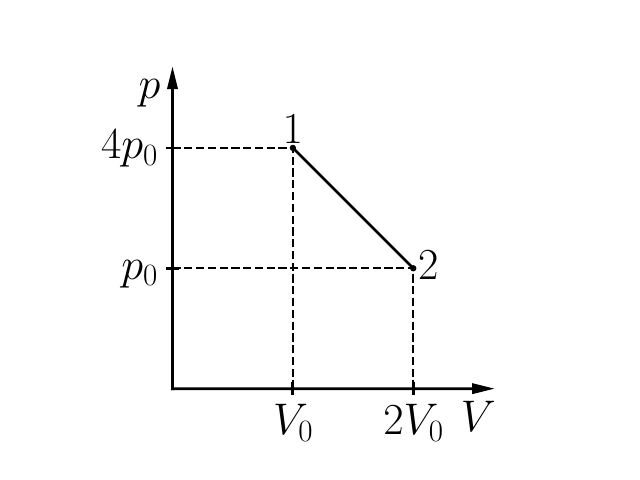

Write the Python code that produced this figure.
from MKT import *

axes = Axes(10, 'P/$p$', 'V/$V$', ltx=True, fontsize=32)

p1 = (4, '$p_0$')
p2 = (8, '$4p_0$')
v1 = (4, '$V_0$')
v2 = (8, '$2V_0$')
state1 = State(axes, p=p2, v=v1, patch='1', patch_pos='T')
state2 = State(axes, p=p1, v=v2, patch='2', patch_pos='R')

axes.process(state1,state2, arrow=False)

axes.marker(state1, ms=7)
axes.marker(state2, ms=7)

axes.line(state1, 'xp')
axes.line(state2, 'xp')
axes.line(state1, 'yp')
axes.line(state2, 'yp')

#savefig('2.1.3.pdf')
show()
